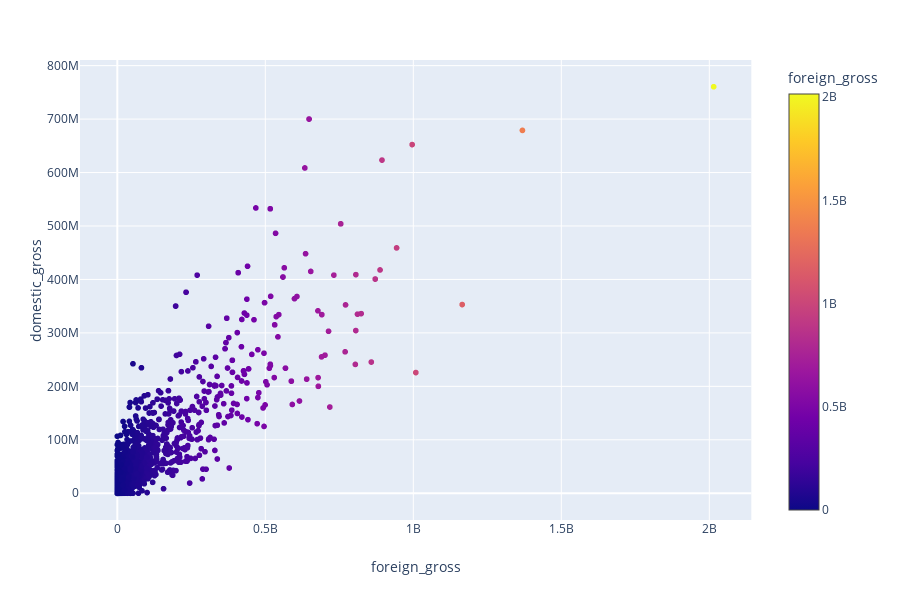

Notebook code cell kept with this figure:
### Code cell
px.scatter(df, x='foreign_gross', y='domestic_gross', color='foreign_gross')

### Figure 1 — Plotly figure (JSON) as saved in the notebook; plotly's stock layout.template omitted (floating-point values rounded to 4 significant figures; data arrays with more than 128 entries replaced by an {"elided": "..."} marker saying what was removed)
{"data": [{"hoverlabel": {"namelength": 0}, "hovertemplate": "foreign_gross=%{marker.color}<br>domestic_gross=%{y}", "legendgroup": "", "marker": {"color": {"elided": "2316 int values"}, "coloraxis": "coloraxis", "symbol": "circle"}, "mode": "markers", "name": "", "showlegend": false, "type": "scattergl", "x": {"elided": "2316 int values"}, "xaxis": "x", "y": {"elided": "2316 int values"}, "yaxis": "y"}], "layout": {"coloraxis": {"colorbar": {"title": {"text": "foreign_gross"}}, "colorscale": [[0, "#0d0887"], [0.1111, "#46039f"], [0.2222, "#7201a8"], [0.3333, "#9c179e"], [0.4444, "#bd3786"], [0.5556, "#d8576b"], [0.6667, "#ed7953"], [0.7778, "#fb9f3a"], [0.8889, "#fdca26"], [1, "#f0f921"]]}, "height": 600, "legend": {"tracegroupgap": 0}, "margin": {"t": 60}, "xaxis": {"anchor": "y", "domain": [0, 0.98], "title": {"text": "foreign_gross"}}, "yaxis": {"anchor": "x", "domain": [0, 1], "title": {"text": "domestic_gross"}}}}
